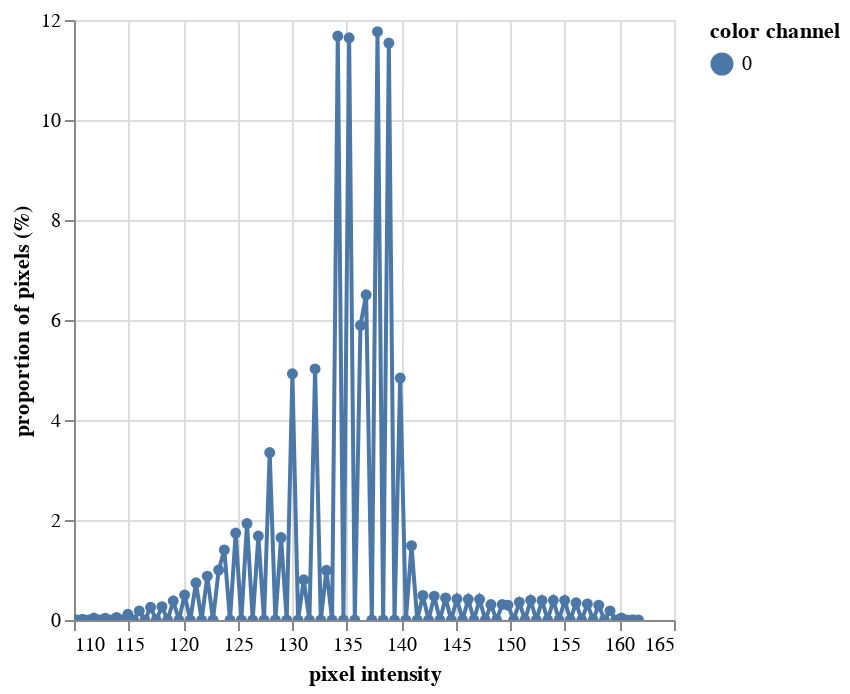

The notebook cell this image was saved under:
### Code cell
hist = pcv.visualize.histogram(img=a)

### Figure 1 — Vega-Lite specification as saved in the notebook (floating-point values rounded to 4 significant figures)
{"config": {"view": {"continuousWidth": 300, "continuousHeight": 300}}, "data": {"name": "data-ce61997e72ad9b4652ca1530c3882c88"}, "mark": {"type": "line", "point": true}, "encoding": {"color": {"field": "color channel", "type": "nominal"}, "tooltip": [{"field": "pixel intensity", "type": "quantitative"}, {"field": "proportion of pixels (%)", "type": "quantitative"}], "x": {"field": "pixel intensity", "type": "quantitative"}, "y": {"field": "proportion of pixels (%)", "type": "quantitative"}}, "params": [{"name": "param_1", "select": {"type": "interval", "encodings": ["x", "y"]}, "bind": "scales"}], "$schema": "https://vega.github.io/schema/vega-lite/v5.20.1.json", "datasets": {"data-ce61997e72ad9b4652ca1530c3882c88": [{"pixel intensity": 110.3, "proportion of pixels (%)": 0.0007423, "hist_count": 2, "color channel": "0"}, {"pixel intensity": 110.8, "proportion of pixels (%)": 0.01559, "hist_count": 42, "color channel": "0"}, {"pixel intensity": 111.3, "proportion of pixels (%)": 0.0, "hist_count": 0, "color channel": "0"}, {"pixel intensity": 111.8, "proportion of pixels (%)": 0.03823, "hist_count": 103, "color channel": "0"}, {"pixel intensity": 112.3, "proportion of pixels (%)": 0.0, "hist_count": 0, "color channel": "0"}, {"pixel intensity": 112.9, "proportion of pixels (%)": 0.03786, "hist_count": 102, "color channel": "0"}, {"pixel intensity": 113.4, "proportion of pixels (%)": 0.0, "hist_count": 0, "color channel": "0"}, {"pixel intensity": 113.9, "proportion of pixels (%)": 0.0501, "hist_count": 135, "color channel": "0"}, {"pixel intensity": 114.4, "proportion of pixels (%)": 0.0, "hist_count": 0, "color channel": "0"}, {"pixel intensity": 114.9, "proportion of pixels (%)": 0.1143, "hist_count": 308, "color channel": "0"}, {"pixel intensity": 115.5, "proportion of pixels (%)": 0.0, "hist_count": 0, "color channel": "0"}, {"pixel intensity": 116.0, "proportion of pixels (%)": 0.1807, "hist_count": 487, "color channel": "0"}, {"pixel intensity": 116.5, "proportion of pixels (%)": 0.0, "hist_count": 0, "color channel": "0"}, {"pixel intensity": 117.0, "proportion of pixels (%)": 0.2542, "hist_count": 685, "color channel": "0"}, {"pixel intensity": 117.5, "proportion of pixels (%)": 0.0, "hist_count": 0, "color channel": "0"}, {"pixel intensity": 118.1, "proportion of pixels (%)": 0.2669, "hist_count": 719, "color channel": "0"}, {"pixel intensity": 118.6, "proportion of pixels (%)": 0.0, "hist_count": 0, "color channel": "0"}, {"pixel intensity": 119.1, "proportion of pixels (%)": 0.3815, "hist_count": 1028, "color channel": "0"}, {"pixel intensity": 119.6, "proportion of pixels (%)": 0.0, "hist_count": 0, "color channel": "0"}, {"pixel intensity": 120.1, "proportion of pixels (%)": 0.4999, "hist_count": 1347, "color channel": "0"}, {"pixel intensity": 120.7, "proportion of pixels (%)": 0.0, "hist_count": 0, "color channel": "0"}, {"pixel intensity": 121.2, "proportion of pixels (%)": 0.7434, "hist_count": 2003, "color channel": "0"}, {"pixel intensity": 121.7, "proportion of pixels (%)": 0.0, "hist_count": 0, "color channel": "0"}, {"pixel intensity": 122.2, "proportion of pixels (%)": 0.877, "hist_count": 2363, "color channel": "0"}, {"pixel intensity": 122.7, "proportion of pixels (%)": 0.0, "hist_count": 0, "color channel": "0"}, {"pixel intensity": 123.3, "proportion of pixels (%)": 0.9991, "hist_count": 2692, "color channel": "0"}, {"pixel intensity": 123.8, "proportion of pixels (%)": 1.4, "hist_count": 3773, "color channel": "0"}, {"pixel intensity": 124.3, "proportion of pixels (%)": 0.0, "hist_count": 0, "color channel": "0"}, {"pixel intensity": 124.8, "proportion of pixels (%)": 1.738, "hist_count": 4684, "color channel": "0"}, {"pixel intensity": 125.3, "proportion of pixels (%)": 0.0, "hist_count": 0, "color channel": "0"}, {"pixel intensity": 125.9, "proportion of pixels (%)": 1.928, "hist_count": 5196, "color channel": "0"}, {"pixel intensity": 126.4, "proportion of pixels (%)": 0.0, "hist_count": 0, "color channel": "0"}, {"pixel intensity": 126.9, "proportion of pixels (%)": 1.678, "hist_count": 4522, "color channel": "0"}, {"pixel intensity": 127.4, "proportion of pixels (%)": 0.0, "hist_count": 0, "color channel": "0"}, {"pixel intensity": 127.9, "proportion of pixels (%)": 3.349, "hist_count": 9024, "color channel": "0"}, {"pixel intensity": 128.5, "proportion of pixels (%)": 0.0, "hist_count": 0, "color channel": "0"}, {"pixel intensity": 129.0, "proportion of pixels (%)": 1.65, "hist_count": 4445, "color channel": "0"}, {"pixel intensity": 129.5, "proportion of pixels (%)": 0.0, "hist_count": 0, "color channel": "0"}, {"pixel intensity": 130.0, "proportion of pixels (%)": 4.924, "hist_count": 13268, "color channel": "0"}, {"pixel intensity": 130.5, "proportion of pixels (%)": 0.0, "hist_count": 0, "color channel": "0"}, {"pixel intensity": 131.1, "proportion of pixels (%)": 0.8032, "hist_count": 2164, "color channel": "0"}, {"pixel intensity": 131.6, "proportion of pixels (%)": 0.0, "hist_count": 0, "color channel": "0"}, {"pixel intensity": 132.1, "proportion of pixels (%)": 5.021, "hist_count": 13529, "color channel": "0"}, {"pixel intensity": 132.6, "proportion of pixels (%)": 0.0, "hist_count": 0, "color channel": "0"}, {"pixel intensity": 133.1, "proportion of pixels (%)": 0.9947, "hist_count": 2680, "color channel": "0"}, {"pixel intensity": 133.7, "proportion of pixels (%)": 0.0, "hist_count": 0, "color channel": "0"}, {"pixel intensity": 134.2, "proportion of pixels (%)": 11.68, "hist_count": 31468, "color channel": "0"}, {"pixel intensity": 134.7, "proportion of pixels (%)": 0.0, "hist_count": 0, "color channel": "0"}, {"pixel intensity": 135.2, "proportion of pixels (%)": 11.64, "hist_count": 31375, "color channel": "0"}, {"pixel intensity": 135.7, "proportion of pixels (%)": 0.0, "hist_count": 0, "color channel": "0"}, {"pixel intensity": 136.3, "proportion of pixels (%)": 5.894, "hist_count": 15882, "color channel": "0"}, {"pixel intensity": 136.8, "proportion of pixels (%)": 6.504, "hist_count": 17524, "color channel": "0"}, {"pixel intensity": 137.3, "proportion of pixels (%)": 0.0, "hist_count": 0, "color channel": "0"}, {"pixel intensity": 137.8, "proportion of pixels (%)": 11.77, "hist_count": 31703, "color channel": "0"}, {"pixel intensity": 138.3, "proportion of pixels (%)": 0.0, "hist_count": 0, "color channel": "0"}, {"pixel intensity": 138.9, "proportion of pixels (%)": 11.54, "hist_count": 31089, "color channel": "0"}, {"pixel intensity": 139.4, "proportion of pixels (%)": 0.0, "hist_count": 0, "color channel": "0"}, {"pixel intensity": 139.9, "proportion of pixels (%)": 4.84, "hist_count": 13040, "color channel": "0"}, {"pixel intensity": 140.4, "proportion of pixels (%)": 0.0, "hist_count": 0, "color channel": "0"}, {"pixel intensity": 140.9, "proportion of pixels (%)": 1.488, "hist_count": 4009, "color channel": "0"}, {"pixel intensity": 141.5, "proportion of pixels (%)": 0.0, "hist_count": 0, "color channel": "0"}, {"pixel intensity": 142.0, "proportion of pixels (%)": 0.4903, "hist_count": 1321, "color channel": "0"}, {"pixel intensity": 142.5, "proportion of pixels (%)": 0.0, "hist_count": 0, "color channel": "0"}, {"pixel intensity": 143.0, "proportion of pixels (%)": 0.4769, "hist_count": 1285, "color channel": "0"}, {"pixel intensity": 143.5, "proportion of pixels (%)": 0.0, "hist_count": 0, "color channel": "0"}, {"pixel intensity": 144.1, "proportion of pixels (%)": 0.4409, "hist_count": 1188, "color channel": "0"}, {"pixel intensity": 144.6, "proportion of pixels (%)": 0.0, "hist_count": 0, "color channel": "0"}, {"pixel intensity": 145.1, "proportion of pixels (%)": 0.4209, "hist_count": 1134, "color channel": "0"}, {"pixel intensity": 145.6, "proportion of pixels (%)": 0.0, "hist_count": 0, "color channel": "0"}, {"pixel intensity": 146.1, "proportion of pixels (%)": 0.4138, "hist_count": 1115, "color channel": "0"}, {"pixel intensity": 146.7, "proportion of pixels (%)": 0.0, "hist_count": 0, "color channel": "0"}, {"pixel intensity": 147.2, "proportion of pixels (%)": 0.4131, "hist_count": 1113, "color channel": "0"}, {"pixel intensity": 147.7, "proportion of pixels (%)": 0.0, "hist_count": 0, "color channel": "0"}, {"pixel intensity": 148.2, "proportion of pixels (%)": 0.3099, "hist_count": 835, "color channel": "0"}, {"pixel intensity": 148.7, "proportion of pixels (%)": 0.0, "hist_count": 0, "color channel": "0"}, {"pixel intensity": 149.3, "proportion of pixels (%)": 0.3106, "hist_count": 837, "color channel": "0"}, {"pixel intensity": 149.8, "proportion of pixels (%)": 0.2962, "hist_count": 798, "color channel": "0"}, {"pixel intensity": 150.3, "proportion of pixels (%)": 0.0, "hist_count": 0, "color channel": "0"}, {"pixel intensity": 150.8, "proportion of pixels (%)": 0.3578, "hist_count": 964, "color channel": "0"}, {"pixel intensity": 151.3, "proportion of pixels (%)": 0.0, "hist_count": 0, "color channel": "0"}, {"pixel intensity": 151.9, "proportion of pixels (%)": 0.3956, "hist_count": 1066, "color channel": "0"}, {"pixel intensity": 152.4, "proportion of pixels (%)": 0.0, "hist_count": 0, "color channel": "0"}, {"pixel intensity": 152.9, "proportion of pixels (%)": 0.3923, "hist_count": 1057, "color channel": "0"}, {"pixel intensity": 153.4, "proportion of pixels (%)": 0.0, "hist_count": 0, "color channel": "0"}, {"pixel intensity": 153.9, "proportion of pixels (%)": 0.3934, "hist_count": 1060, "color channel": "0"}, {"pixel intensity": 154.5, "proportion of pixels (%)": 0.0, "hist_count": 0, "color channel": "0"}, {"pixel intensity": 155.0, "proportion of pixels (%)": 0.3927, "hist_count": 1058, "color channel": "0"}, {"pixel intensity": 155.5, "proportion of pixels (%)": 0.0, "hist_count": 0, "color channel": "0"}, {"pixel intensity": 156.0, "proportion of pixels (%)": 0.344, "hist_count": 927, "color channel": "0"}, {"pixel intensity": 156.5, "proportion of pixels (%)": 0.0, "hist_count": 0, "color channel": "0"}, {"pixel intensity": 157.1, "proportion of pixels (%)": 0.3218, "hist_count": 867, "color channel": "0"}, {"pixel intensity": 157.6, "proportion of pixels (%)": 0.0, "hist_count": 0, "color channel": "0"}, {"pixel intensity": 158.1, "proportion of pixels (%)": 0.2962, "hist_count": 798, "color channel": "0"}, {"pixel intensity": 158.6, "proportion of pixels (%)": 0.0, "hist_count": 0, "color channel": "0"}, {"pixel intensity": 159.1, "proportion of pixels (%)": 0.1826, "hist_count": 492, "color channel": "0"}, {"pixel intensity": 159.7, "proportion of pixels (%)": 0.0, "hist_count": 0, "color channel": "0"}, {"pixel intensity": 160.2, "proportion of pixels (%)": 0.04157, "hist_count": 112, "color channel": "0"}, {"pixel intensity": 160.7, "proportion of pixels (%)": 0.0, "hist_count": 0, "color channel": "0"}, {"pixel intensity": 161.2, "proportion of pixels (%)": 0.007423, "hist_count": 20, "color channel": "0"}, {"pixel intensity": 161.7, "proportion of pixels (%)": 0.0003711, "hist_count": 1, "color channel": "0"}]}}
